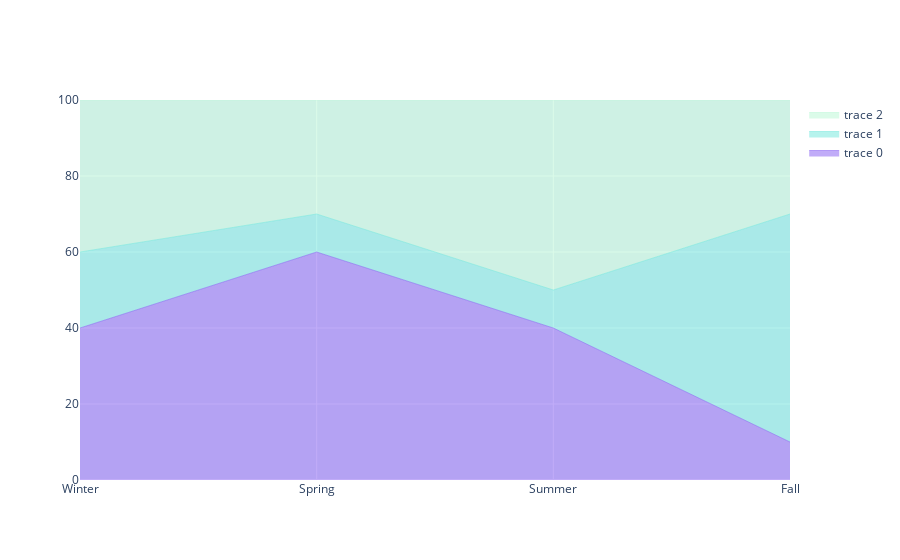

Notebook source saved alongside this figure:
### Code cell
import plotly.graph_objects as go

year_of_interest = 1968
artists_at_yof = list(best_scores_df.loc[best_scores_df['Year'] == year_of_interest]['Performer'])

plot_df = temp_df.loc[temp_df['performer'].isin(artists_at_yof)]

x=['Winter', 'Spring', 'Summer', 'Fall']

colors = ['rgb(131, 90, 241)', 'rgb(111, 231, 219)', 'rgb(184, 247, 212)']

fig = go.Figure()


for a in artists_at_yof:
    a_df = plot_df.loc[plot_df['performer'] == a]
    print(a.head)

#     fig.add_trace(go.Scatter(
#         x=x, y=[40, 60, 40, 10],
#         hoverinfo='x+y',
#         mode='lines',
#         line=dict(width=0.5, color='rgb(131, 90, 241)'),
#         stackgroup='one' # define stack group
#     ))

    break
    
    


# fig.add_trace(go.Scatter(
#     x=x, y=[20, 10, 10, 60],
#     hoverinfo='x+y',
#     mode='lines',
#     line=dict(width=0.5, color='rgb(111, 231, 219)'),
#     stackgroup='one'
# ))
# fig.add_trace(go.Scatter(
#     x=x, y=[40, 30, 50, 30],
#     hoverinfo='x+y',
#     mode='lines',
#     line=dict(width=0.5, color='rgb(184, 247, 212)'),
#     stackgroup='one'
# ))

fig.update_layout(yaxis_range=(0, 100))
fig.show()

### Figure 1 — Plotly figure (JSON) as saved in the notebook; plotly's stock layout.template omitted (floating-point values rounded to 4 significant figures)
{"data": [{"hoverinfo": "x+y", "line": {"color": "rgb(131, 90, 241)", "width": 0.5}, "mode": "lines", "stackgroup": "one", "type": "scatter", "x": ["Winter", "Spring", "Summer", "Fall"], "y": [40, 60, 40, 10]}, {"hoverinfo": "x+y", "line": {"color": "rgb(111, 231, 219)", "width": 0.5}, "mode": "lines", "stackgroup": "one", "type": "scatter", "x": ["Winter", "Spring", "Summer", "Fall"], "y": [20, 10, 10, 60]}, {"hoverinfo": "x+y", "line": {"color": "rgb(184, 247, 212)", "width": 0.5}, "mode": "lines", "stackgroup": "one", "type": "scatter", "x": ["Winter", "Spring", "Summer", "Fall"], "y": [40, 30, 50, 30]}], "layout": {"yaxis": {"range": [0, 100]}}}
